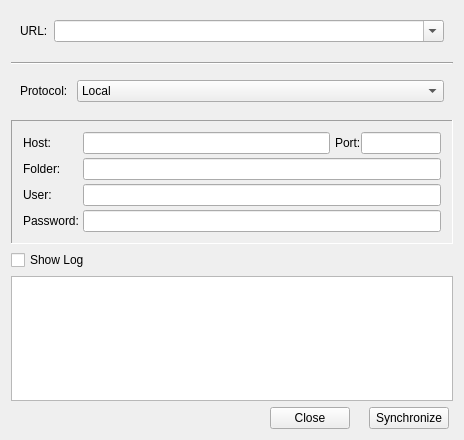
<ui version="4.0" >
 <class>syncDialog</class>
 <widget class="QDialog" name="syncDialog" >
  <property name="geometry" >
   <rect>
    <x>0</x>
    <y>0</y>
    <width>455</width>
    <height>437</height>
   </rect>
  </property>
  <property name="sizePolicy" >
   <sizepolicy vsizetype="Preferred" hsizetype="Fixed" >
    <horstretch>0</horstretch>
    <verstretch>0</verstretch>
   </sizepolicy>
  </property>
  <property name="windowTitle" >
   <string>Mercurial Synchronize</string>
  </property>
  <property name="windowIcon" >
   <iconset resource="../icons/icons.qrc" >
    <normaloff>:/vcs_commit.png</normaloff>:/vcs_commit.png</iconset>
  </property>
  <layout class="QVBoxLayout" name="verticalLayout" >
   <property name="sizeConstraint" >
    <enum>QLayout::SetFixedSize</enum>
   </property>
   <item>
    <widget class="QWidget" native="1" name="urlContainer" >
     <property name="sizePolicy" >
      <sizepolicy vsizetype="Fixed" hsizetype="Preferred" >
       <horstretch>0</horstretch>
       <verstretch>0</verstretch>
      </sizepolicy>
     </property>
     <layout class="QHBoxLayout" name="horizontalLayout_2" >
      <item>
       <widget class="QLabel" name="urlLabel" >
        <property name="sizePolicy" >
         <sizepolicy vsizetype="Preferred" hsizetype="Maximum" >
          <horstretch>0</horstretch>
          <verstretch>0</verstretch>
         </sizepolicy>
        </property>
        <property name="text" >
         <string>URL:</string>
        </property>
       </widget>
      </item>
      <item>
       <widget class="QComboBox" name="urlComboBox" >
        <property name="minimumSize" >
         <size>
          <width>390</width>
          <height>0</height>
         </size>
        </property>
        <property name="toolTip" >
         <string>A URL of the location you wish to push, pull, or clone from. 

Examples:

http://user@myhost.com/user/myrepo

ssh://user@myhost.com//home/hg/myrepo

</string>
        </property>
        <property name="editable" >
         <bool>true</bool>
        </property>
       </widget>
      </item>
     </layout>
    </widget>
   </item>
   <item>
    <spacer name="verticalSpacer_2" >
     <property name="orientation" >
      <enum>Qt::Vertical</enum>
     </property>
     <property name="sizeType" >
      <enum>QSizePolicy::Fixed</enum>
     </property>
     <property name="sizeHint" stdset="0" >
      <size>
       <width>20</width>
       <height>5</height>
      </size>
     </property>
    </spacer>
   </item>
   <item>
    <widget class="Line" name="line" >
     <property name="orientation" >
      <enum>Qt::Horizontal</enum>
     </property>
    </widget>
   </item>
   <item>
    <widget class="QWidget" native="1" name="protocolContainer" >
     <property name="sizePolicy" >
      <sizepolicy vsizetype="Maximum" hsizetype="Preferred" >
       <horstretch>0</horstretch>
       <verstretch>0</verstretch>
      </sizepolicy>
     </property>
     <layout class="QHBoxLayout" name="horizontalLayout_3" >
      <property name="sizeConstraint" >
       <enum>QLayout::SetDefaultConstraint</enum>
      </property>
      <item>
       <widget class="QLabel" name="protocolLabel" >
        <property name="sizePolicy" >
         <sizepolicy vsizetype="Maximum" hsizetype="Maximum" >
          <horstretch>0</horstretch>
          <verstretch>0</verstretch>
         </sizepolicy>
        </property>
        <property name="text" >
         <string>Protocol: </string>
        </property>
       </widget>
      </item>
      <item>
       <widget class="QComboBox" name="protocolComboBox" >
        <property name="toolTip" >
         <string>Select the source type.

Local is a location on your computer or a network share you can browse to using a file browser.

HTTP, HTTPS, and SSH are all remote locations using different network protocols.</string>
        </property>
        <item>
         <property name="text" >
          <string>Local</string>
         </property>
        </item>
        <item>
         <property name="text" >
          <string>HTTP</string>
         </property>
        </item>
        <item>
         <property name="text" >
          <string>HTTPS</string>
         </property>
        </item>
        <item>
         <property name="text" >
          <string>SSH</string>
         </property>
        </item>
       </widget>
      </item>
     </layout>
    </widget>
   </item>
   <item>
    <spacer name="verticalSpacer" >
     <property name="orientation" >
      <enum>Qt::Vertical</enum>
     </property>
     <property name="sizeType" >
      <enum>QSizePolicy::Fixed</enum>
     </property>
     <property name="sizeHint" stdset="0" >
      <size>
       <width>20</width>
       <height>3</height>
      </size>
     </property>
    </spacer>
   </item>
   <item>
    <widget class="QStackedWidget" name="optionsStackWidget" >
     <property name="sizePolicy" >
      <sizepolicy vsizetype="Fixed" hsizetype="Preferred" >
       <horstretch>0</horstretch>
       <verstretch>0</verstretch>
      </sizepolicy>
     </property>
     <property name="frameShape" >
      <enum>QFrame::Panel</enum>
     </property>
     <property name="frameShadow" >
      <enum>QFrame::Sunken</enum>
     </property>
     <property name="currentIndex" >
      <number>1</number>
     </property>
     <widget class="QWidget" name="folderPage" >
      <layout class="QVBoxLayout" name="verticalLayout_3" >
       <item>
        <widget class="QWidget" native="1" name="folderContainer" >
         <layout class="QHBoxLayout" name="horizontalLayout_4" >
          <item>
           <widget class="QLineEdit" name="browseLineEdit" />
          </item>
          <item>
           <widget class="QPushButton" name="browseButton" >
            <property name="text" >
             <string>Browse...</string>
            </property>
           </widget>
          </item>
         </layout>
        </widget>
       </item>
      </layout>
     </widget>
     <widget class="QWidget" name="remotePage" >
      <layout class="QVBoxLayout" name="verticalLayout_4" >
       <item>
        <widget class="QWidget" native="1" name="hostContainer" >
         <layout class="QHBoxLayout" name="horizontalLayout_5" >
          <property name="spacing" >
           <number>2</number>
          </property>
          <property name="margin" >
           <number>2</number>
          </property>
          <item>
           <widget class="QWidget" native="1" name="loginContainer" >
            <layout class="QFormLayout" name="formLayout" >
             <property name="fieldGrowthPolicy" >
              <enum>QFormLayout::AllNonFixedFieldsGrow</enum>
             </property>
             <property name="horizontalSpacing" >
              <number>4</number>
             </property>
             <property name="verticalSpacing" >
              <number>4</number>
             </property>
             <property name="margin" >
              <number>0</number>
             </property>
             <item row="0" column="0" >
              <widget class="QLabel" name="hostLabel" >
               <property name="sizePolicy" >
                <sizepolicy vsizetype="MinimumExpanding" hsizetype="Preferred" >
                 <horstretch>0</horstretch>
                 <verstretch>0</verstretch>
                </sizepolicy>
               </property>
               <property name="text" >
                <string>Host:</string>
               </property>
              </widget>
             </item>
             <item row="0" column="1" >
              <widget class="QWidget" native="1" name="widget" >
               <layout class="QHBoxLayout" name="horizontalLayout_7" >
                <property name="spacing" >
                 <number>0</number>
                </property>
                <property name="margin" >
                 <number>0</number>
                </property>
                <item>
                 <widget class="QLineEdit" name="hostLineEdit" >
                  <property name="sizePolicy" >
                   <sizepolicy vsizetype="Fixed" hsizetype="MinimumExpanding" >
                    <horstretch>0</horstretch>
                    <verstretch>0</verstretch>
                   </sizepolicy>
                  </property>
                  <property name="minimumSize" >
                   <size>
                    <width>200</width>
                    <height>0</height>
                   </size>
                  </property>
                  <property name="toolTip" >
                   <string>The remote host name or ip address the repository is stored on.</string>
                  </property>
                 </widget>
                </item>
                <item>
                 <spacer name="horizontalSpacer_3" >
                  <property name="orientation" >
                   <enum>Qt::Horizontal</enum>
                  </property>
                  <property name="sizeType" >
                   <enum>QSizePolicy::Fixed</enum>
                  </property>
                  <property name="sizeHint" stdset="0" >
                   <size>
                    <width>5</width>
                    <height>5</height>
                   </size>
                  </property>
                 </spacer>
                </item>
                <item>
                 <widget class="QLabel" name="portLabel" >
                  <property name="sizePolicy" >
                   <sizepolicy vsizetype="Preferred" hsizetype="Maximum" >
                    <horstretch>0</horstretch>
                    <verstretch>0</verstretch>
                   </sizepolicy>
                  </property>
                  <property name="text" >
                   <string>Port:</string>
                  </property>
                 </widget>
                </item>
                <item>
                 <widget class="QLineEdit" name="portLineEdit" >
                  <property name="sizePolicy" >
                   <sizepolicy vsizetype="Fixed" hsizetype="Fixed" >
                    <horstretch>0</horstretch>
                    <verstretch>0</verstretch>
                   </sizepolicy>
                  </property>
                  <property name="minimumSize" >
                   <size>
                    <width>60</width>
                    <height>0</height>
                   </size>
                  </property>
                  <property name="maximumSize" >
                   <size>
                    <width>80</width>
                    <height>16777215</height>
                   </size>
                  </property>
                  <property name="toolTip" >
                   <string>The port number the repository is being served from.</string>
                  </property>
                 </widget>
                </item>
               </layout>
              </widget>
             </item>
             <item row="1" column="0" >
              <widget class="QLabel" name="folderLabel" >
               <property name="sizePolicy" >
                <sizepolicy vsizetype="MinimumExpanding" hsizetype="Preferred" >
                 <horstretch>0</horstretch>
                 <verstretch>0</verstretch>
                </sizepolicy>
               </property>
               <property name="text" >
                <string>Folder:</string>
               </property>
              </widget>
             </item>
             <item row="1" column="1" >
              <widget class="QLineEdit" name="folderLineEdit" >
               <property name="toolTip" >
                <string>The location on the server the repository is located at.

For SSH the path is a relative path from where the user logging in would normally be.
Ex
/repository/blah is really /home/myuser/repository/blah

For the full path use
//home/hg/repos/myrepo</string>
               </property>
              </widget>
             </item>
             <item row="2" column="0" >
              <widget class="QLabel" name="userLabel" >
               <property name="sizePolicy" >
                <sizepolicy vsizetype="MinimumExpanding" hsizetype="Preferred" >
                 <horstretch>0</horstretch>
                 <verstretch>0</verstretch>
                </sizepolicy>
               </property>
               <property name="text" >
                <string>User:</string>
               </property>
              </widget>
             </item>
             <item row="2" column="1" >
              <widget class="QLineEdit" name="userLineEdit" >
               <property name="toolTip" >
                <string>The remote user name.</string>
               </property>
              </widget>
             </item>
             <item row="3" column="0" >
              <widget class="QLabel" name="passwordLabel" >
               <property name="sizePolicy" >
                <sizepolicy vsizetype="MinimumExpanding" hsizetype="Preferred" >
                 <horstretch>0</horstretch>
                 <verstretch>0</verstretch>
                </sizepolicy>
               </property>
               <property name="text" >
                <string>Password:</string>
               </property>
              </widget>
             </item>
             <item row="3" column="1" >
              <widget class="QLineEdit" name="passwordLineEdit" >
               <property name="toolTip" >
                <string>The remote user password.</string>
               </property>
               <property name="echoMode" >
                <enum>QLineEdit::Password</enum>
               </property>
              </widget>
             </item>
            </layout>
           </widget>
          </item>
         </layout>
        </widget>
       </item>
      </layout>
     </widget>
    </widget>
   </item>
   <item>
    <widget class="QCheckBox" name="showLog" >
     <property name="text" >
      <string>Show Log</string>
     </property>
    </widget>
   </item>
   <item>
    <widget class="QListWidget" name="log" >
     <property name="enabled" >
      <bool>true</bool>
     </property>
     <property name="sizePolicy" >
      <sizepolicy vsizetype="Fixed" hsizetype="Expanding" >
       <horstretch>0</horstretch>
       <verstretch>0</verstretch>
      </sizepolicy>
     </property>
     <property name="minimumSize" >
      <size>
       <width>0</width>
       <height>125</height>
      </size>
     </property>
     <property name="maximumSize" >
      <size>
       <width>16777215</width>
       <height>125</height>
      </size>
     </property>
     <property name="autoScrollMargin" >
      <number>16</number>
     </property>
     <property name="selectionMode" >
      <enum>QAbstractItemView::ContiguousSelection</enum>
     </property>
     <property name="selectionBehavior" >
      <enum>QAbstractItemView::SelectRows</enum>
     </property>
     <property name="isWrapping" stdset="0" >
      <bool>false</bool>
     </property>
     <property name="resizeMode" >
      <enum>QListView::Fixed</enum>
     </property>
     <property name="layoutMode" >
      <enum>QListView::SinglePass</enum>
     </property>
     <property name="wordWrap" >
      <bool>false</bool>
     </property>
    </widget>
   </item>
   <item>
    <widget class="QWidget" native="1" name="buttonContainer" >
     <property name="sizePolicy" >
      <sizepolicy vsizetype="Fixed" hsizetype="Preferred" >
       <horstretch>0</horstretch>
       <verstretch>0</verstretch>
      </sizepolicy>
     </property>
     <layout class="QHBoxLayout" name="horizontalLayout" >
      <property name="spacing" >
       <number>4</number>
      </property>
      <property name="leftMargin" >
       <number>4</number>
      </property>
      <property name="topMargin" >
       <number>0</number>
      </property>
      <property name="rightMargin" >
       <number>4</number>
      </property>
      <property name="bottomMargin" >
       <number>0</number>
      </property>
      <item>
       <spacer name="horizontalSpacer_2" >
        <property name="orientation" >
         <enum>Qt::Horizontal</enum>
        </property>
        <property name="sizeHint" stdset="0" >
         <size>
          <width>40</width>
          <height>5</height>
         </size>
        </property>
       </spacer>
      </item>
      <item>
       <widget class="QPushButton" name="cancelButton" >
        <property name="text" >
         <string>Close</string>
        </property>
        <property name="shortcut" >
         <string>Esc</string>
        </property>
       </widget>
      </item>
      <item>
       <spacer name="horizontalSpacer" >
        <property name="orientation" >
         <enum>Qt::Horizontal</enum>
        </property>
        <property name="sizeType" >
         <enum>QSizePolicy::Minimum</enum>
        </property>
        <property name="sizeHint" stdset="0" >
         <size>
          <width>15</width>
          <height>5</height>
         </size>
        </property>
       </spacer>
      </item>
      <item>
       <widget class="QPushButton" name="syncButton" >
        <property name="toolTip" >
         <string>Push or Pull changes to or from selected repository to the local one.</string>
        </property>
        <property name="text" >
         <string>Synchronize</string>
        </property>
        <property name="shortcut" >
         <string>Ctrl+Return</string>
        </property>
       </widget>
      </item>
     </layout>
    </widget>
   </item>
  </layout>
  <action name="actionCancel" >
   <property name="text" >
    <string>cancel</string>
   </property>
   <property name="shortcut" >
    <string>Esc</string>
   </property>
  </action>
  <action name="actionSync" >
   <property name="text" >
    <string>sync</string>
   </property>
   <property name="shortcut" >
    <string>Ctrl+Return</string>
   </property>
  </action>
 </widget>
 <resources>
  <include location="../icons/icons.qrc" />
 </resources>
 <connections>
  <connection>
   <sender>syncButton</sender>
   <signal>clicked()</signal>
   <receiver>actionSync</receiver>
   <slot>trigger()</slot>
   <hints>
    <hint type="sourcelabel" >
     <x>296</x>
     <y>143</y>
    </hint>
    <hint type="destinationlabel" >
     <x>-1</x>
     <y>-1</y>
    </hint>
   </hints>
  </connection>
  <connection>
   <sender>cancelButton</sender>
   <signal>clicked()</signal>
   <receiver>actionCancel</receiver>
   <slot>trigger()</slot>
   <hints>
    <hint type="sourcelabel" >
     <x>365</x>
     <y>143</y>
    </hint>
    <hint type="destinationlabel" >
     <x>-1</x>
     <y>-1</y>
    </hint>
   </hints>
  </connection>
 </connections>
</ui>
